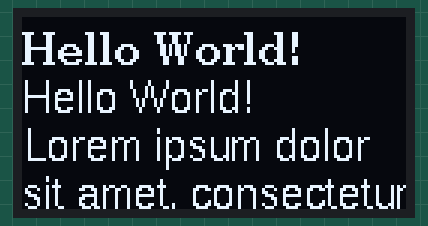
This sketch was run on a simulated Arduino Uno, built with avr-gcc and run on an emulated ATmega328P. Parts: 128×64 one-colour display.

Above: at 0.2 s.

The sketch:

u8g2_example.ino
```cpp
// Drive displays with the U8g2 library

#include <U8g2lib.h>

U8G2_SSD1306_128X64_NONAME_F_SW_I2C u8g2(U8G2_R0, 12, 14);

void setup(void) {
  u8g2.begin();
}

void loop(void) {
  u8g2.clearBuffer();
  u8g2.setFont(u8g2_font_ncenB10_tr);
  u8g2.drawStr(0,16,"Hello World!");
  u8g2.setFont(u8g2_font_helvR10_tf);
  u8g2.drawStr(0,32,"Hello World!");
  u8g2.drawStr(0,48,"Lorem ipsum dolor");
  u8g2.drawStr(0,64,"sit amet, consectetur");
  u8g2.sendBuffer();
}
```
